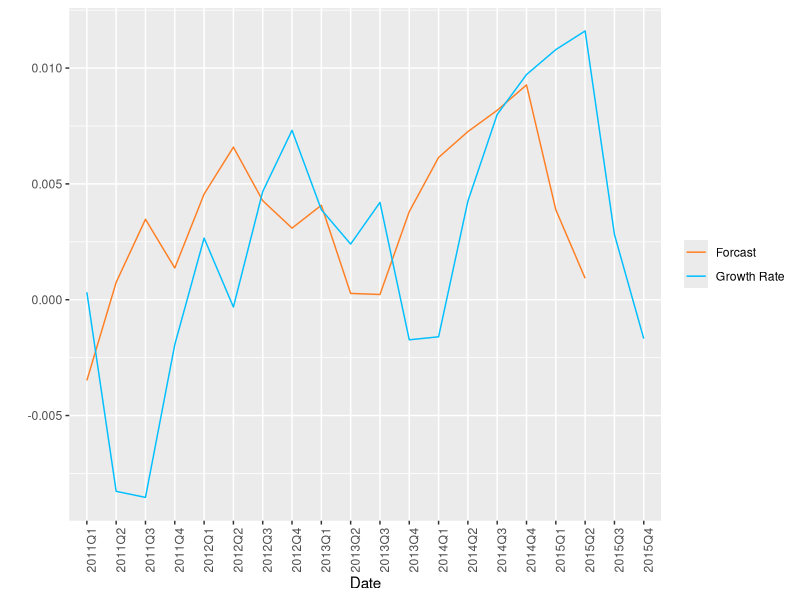

This chart was generated by the following R code:
## ---- chunk 1
library(knitr)
data <- read.table('GDP_DATA.txt', sep = ',',header = T)


data$li1LagOne <- dplyr::lead(data$li1, n = 1)

data$li1LagTwo <- dplyr::lead(data$li1, n= 2)

data$li2LagOne <- dplyr::lead(data$li2, n = 1)

data$li2LagTwo <- dplyr::lead(data$li2, n= 2)

data$LOGGDPLagOne <- dplyr::lead(data$LOGGDP, n = 1)

data$GrowthRateLagOne <-  dplyr::lead(data$GrowthRate, n =1)

data$PredValue <- exp((0.746-0.425*data$li1LagTwo) - (0.131*data$li2LagOne))/(1+exp((0.746-0.425*data$li1LagTwo) - (0.131*data$li2LagOne)))

table <- table(ActualValue = data$GDPIMPR, PredictedValue = data$PredValue >0.5)

model1 <- lm(formula = GrowthRate~LOGGDPLagOne+GrowthRateLagOne+T,data = data)

model2 <- lm( formula = GrowthRate~GrowthRateLagOne+li1LagOne+li2LagOne, data = data)
dataResidual <- data.frame(model2$residuals)

rownames(dataResidual) <- 1:262
colnames(dataResidual) <- 'Error'

dataResidual <- tibble::add_row(dataResidual, Error = NA)
dataResidual <- tibble::add_row(dataResidual, Error = NA)

data <- cbind(data, dataResidual)

data$ErrorLagOne <- dplyr::lead(data$Error, n =1)

## ---- chunk 2
dataSample <- data[,c('Date', "PredValue")]
kable(dataSample, format = 'markdown')
## ---- chunk 3
kable(table, format = 'markdown')
## ---- chunk 4
summary(model1)
## ---- chunk 5
summary(model2)
## ---- chunk 6

lmtest::bgtest(Error ~ GrowthRateLagOne + li1LagOne + li2LagOne + 
                   ErrorLagOne, data = data, order = 1)
## ---- chunk 7
knitr::opts_chunk$set(warning = FALSE)
## ---- chunk 8
data <- read.table('GDP_DATA.txt', sep = ',',header = T)

head(data)
## ---- chunk 9

data$li1LagOne <- dplyr::lead(data$li1, n = 1)

data$li1LagTwo <- dplyr::lead(data$li1, n= 2)

data$li2LagOne <- dplyr::lead(data$li2, n = 1)

data$li2LagTwo <- dplyr::lead(data$li2, n= 2)

data$LOGGDPLagOne <- dplyr::lead(data$LOGGDP, n = 1)

data$GrowthRateLagOne <-  dplyr::lead(data$GrowthRate, n =1)

## ---- chunk 10

data$PredValue <- exp((0.746-0.425*data$li1LagTwo) - (0.131*data$li2LagOne))/(1+exp((0.746-0.425*data$li1LagTwo) - (0.131*data$li2LagOne)))


head(data)
## ---- chunk 11

table <- table(ActualValue = data$GDPIMPR, PredictedValue = data$PredValue >0.5)

table
## ---- chunk 12

((table[1,1]+table[2,2])/sum(table))*100

## ---- chunk 13

model1 <- lm(formula = GrowthRate~LOGGDPLagOne+GrowthRateLagOne+T,data = data)

summary(model1)

## ---- chunk 14
model2 <- lm( formula = GrowthRate~GrowthRateLagOne+li1LagOne+li2LagOne, data = data)

summary(model2)
## ---- chunk 15
model3 <- lm( formula = GrowthRate~GrowthRateLagOne+li1LagTwo+li2LagOne, data = data)

summary(model3)

## ---- chunk 16
model4 <- lm( formula = GrowthRate~GrowthRateLagOne+li1LagOne+li2LagTwo, data = data)

summary(model4)

## ---- chunk 17
model5 <- lm( formula = GrowthRate~GrowthRateLagOne+li1LagTwo+li2LagTwo, data = data)

summary(model5)

## ---- chunk 18
dataResidual <- data.frame(model2$residuals)

rownames(dataResidual) <- 1:262
colnames(dataResidual) <- 'Error'

dataResidual <- tibble::add_row(dataResidual, Error = NA)
dataResidual <- tibble::add_row(dataResidual, Error = NA)

## ---- chunk 19

data <- cbind(data, dataResidual)

data$ErrorLagOne <- dplyr::lead(data$Error, n =1)

## ---- chunk 20

lmtest::bgtest(Error ~ GrowthRateLagOne + li1LagOne + li2LagOne + 
                   ErrorLagOne, data = data, order = 1)
## ---- chunk 21
dataForcast <- data.frame(model2$fitted.values)

rownames(dataForcast) <- 1:262
colnames(dataForcast) <- 'Forcast'

dataForcast <- tibble::add_row(dataForcast, Forcast = NA)
dataForcast <- tibble::add_row(dataForcast, Forcast = NA)


## ---- chunk 22
data <- cbind(data, dataForcast)

head(data)
## ---- chunk 23
dataGraphing <- data[,c("Date", "GrowthRate", "Forcast")]

dataGraphing <- tail(dataGraphing, 20)

head(dataGraphing)
## ---- chunk 24
library(ggplot2)
ggplot(data = dataGraphing, aes(x = Date,group = 1))+
  geom_line(aes(y = Forcast, col = 'Forcast'))+
  geom_line(aes(y = GrowthRate, col = 'Growth Rate'))+
  labs(x = "Date", y = "")+
  theme(axis.text.x = element_text(angle = 90), legend.title = element_blank())+
  scale_color_manual(breaks = c("Forcast", "Growth Rate"),
                     values = c('chocolate1', "deepskyblue1"))

